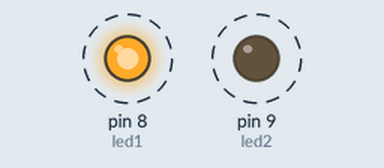
A sketch run on a simulated Arduino Uno, built with avr-gcc and run on an emulated ATmega328P. Shown: output pins drawn as LEDs (lit = HIGH). Dashed ring = blinking.

Above: at 0.2 s.
Timing chart, 0 to 3.0 s (numbered marks = the images above):
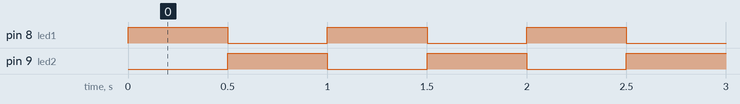

Measured:
- by itself, pin 8 (led1), pin 9 (led2): alternates HIGH for 0.50 s and LOW for 0.50 s

The sketch:

ledflipflop.ino
```cpp
// Deklarasi pin untuk LED
const int led1 = 8;
const int led2 = 9;

// Interval delay dalam milidetik
const int delayTime = 500;

void setup() {
  // Set pin sebagai output
  pinMode(led1, OUTPUT);
  pinMode(led2, OUTPUT);
}

void loop() {
  // Nyalakan LED pertama dan matikan LED kedua
  digitalWrite(led1, HIGH);
  digitalWrite(led2, LOW);
  delay(delayTime);

  // Matikan LED pertama dan nyalakan LED kedua
  digitalWrite(led1, LOW);
  digitalWrite(led2, HIGH);
  delay(delayTime);
}
```
